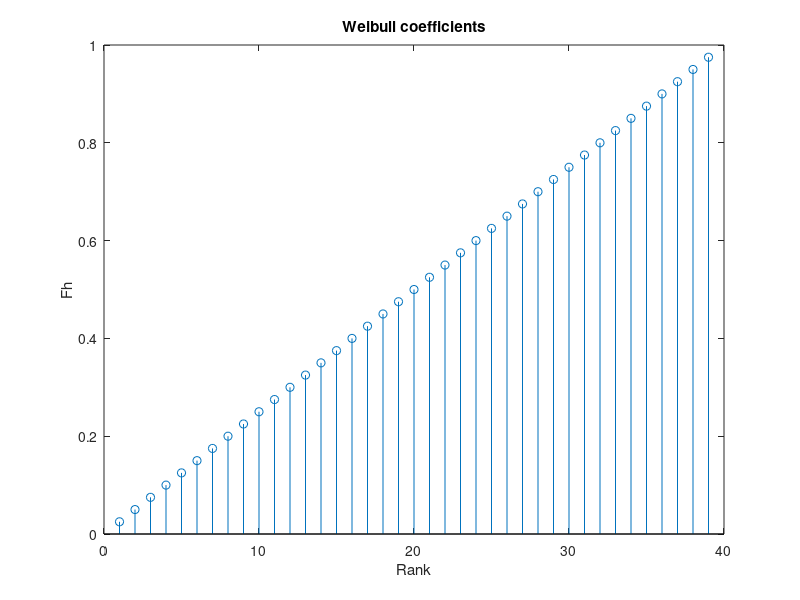
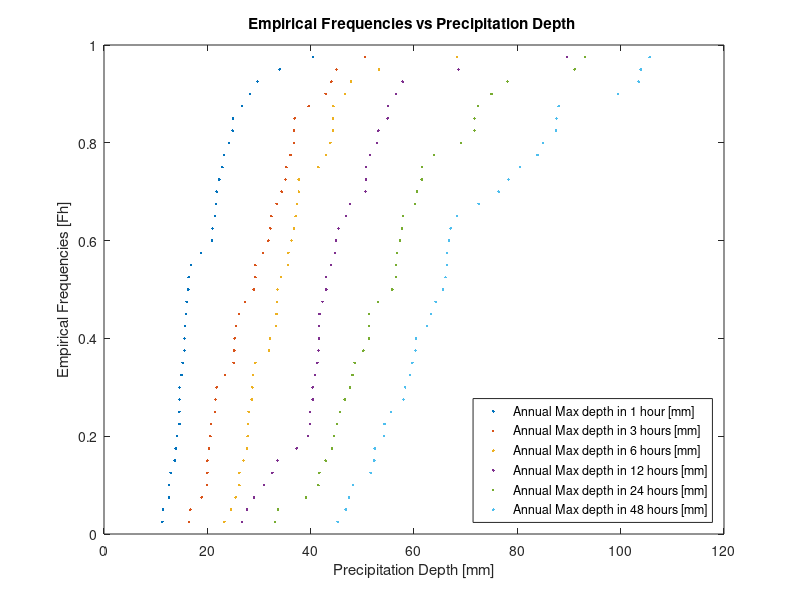
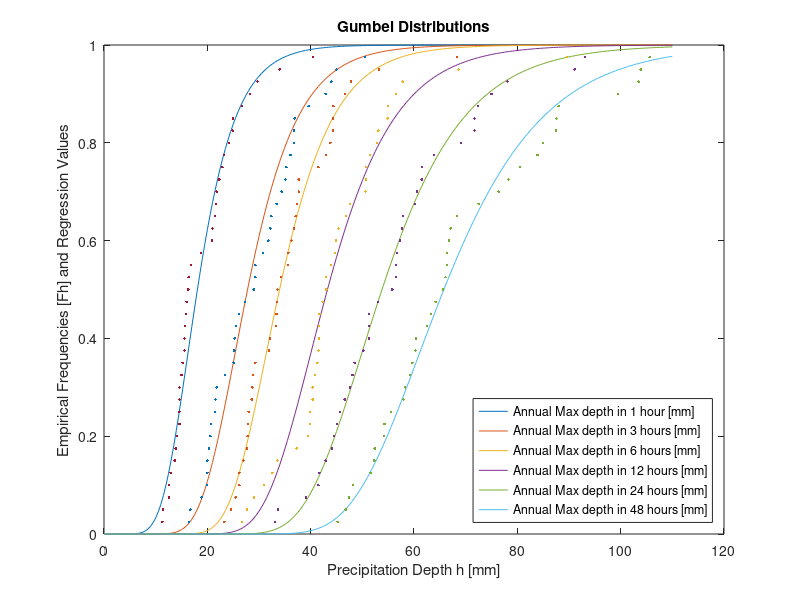
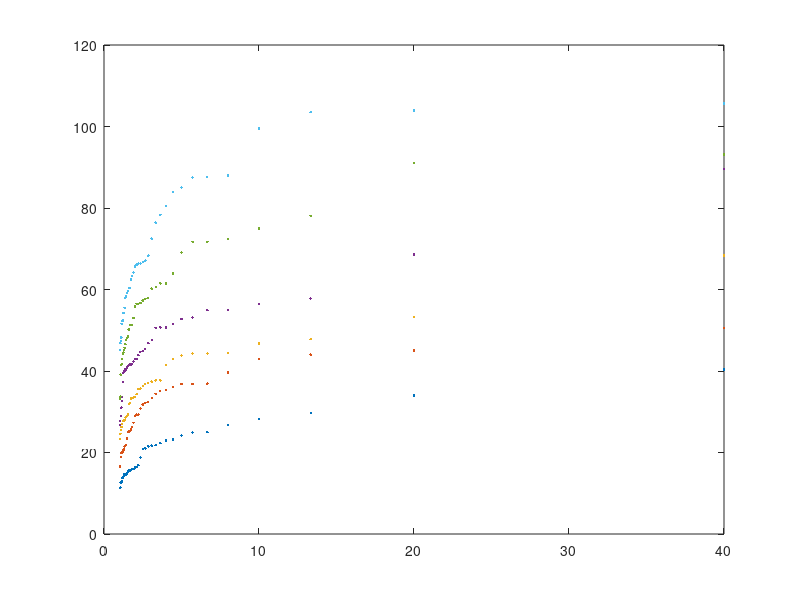

Reproduce these figures in MATLAB, in order.
% -------------------------------------------------------------------------
% Course: Hydrology for Engineers
% Assignment 1
% Part 2: Fit a Gumbel distribution and calculate critical rainfall depths
% -------------------------------------------------------------------------

clear variables %clear the workspace variables
close all %close alla figures
clc %clear the command window

% -------------------------------------------------------------------------
% # 1: Compute the Weibull plotting position
% -------------------------------------------------------------------------
%% (1) Computing Fh nd YF
% import the data from Part1 using the function load
load assignment1_output_part1.mat

% sorting data columns by amplitude
sortedAnnualMax = sort(AnnualMax,1, 'ascend');
sortedAnnualMax;

%% Computing Weibull coefficients 

% initializing empty vector
Fh = zeros([size(sortedAnnualMax, 1),1]);

% computing frequency : Fh = i/(N+1)
sz = size(Fh,1);
for c = 1:sz
    Fh(c) = c/ (sz + 1);
end
Fh;

%% Plotting Weibull coefficients 
figure(21)
stem(Fh)
title('Weibull coefficients')
xlabel('Rank') 
ylabel('Fh') 

%% computing reduced variable YF

YF = -log(-log(Fh));

% Plot of Fh vs h
% for first column
figure(22)
plot(sortedAnnualMax(), Fh, '.');
title('Empirical Frequencies vs Precipitation Depth ')
xlabel('Precipitation Depth [mm]') 
ylabel('Empirical Frequencies [Fh]')
legend({'Annual Max depth in 1 hour [mm]','Annual Max depth in 3 hours [mm]', ...
      'Annual Max depth in 6 hours [mm]','Annual Max depth in 12 hours [mm]', ...
      'Annual Max depth in 24 hours [mm]','Annual Max depth in 48 hours [mm]',}, ...
      'Location','southeast')

%% (2) Fitting Gumbel curve
% method of moments
% calculating means and standard deviation for each duration 
std_vect = std(AnnualMax);
mean_vect = mean(AnnualMax);

%defining variables 
GumbelParMoments = zeros(2,6);
m = length(std_vect);

for k = 1:m
    alpha = pi/(std_vect(k)*sqrt(6));
    mu = mean_vect(k)-0.5772/alpha;

    GumbelParMoments(1,k) = alpha;
    GumbelParMoments(2,k) = mu;
end 
GumbelParMoments;
%%
% Gumbel method
GumbelPar = zeros(2,6);
m = length(std_vect);

mu_YF = mean(YF);
sigma_YF = std(YF);

% Defining paramaters 
for k = 1:m
    alphaG = sigma_YF/std_vect(k);
    muG = mean_vect(k)-(mu_YF/sigma_YF)*std_vect(k);
    
    GumbelPar(1,k) = alphaG;
    GumbelPar(2,k) = muG;
end
GumbelPar;

%% (3)Compute analytical Gumbel distributions

n = 0:0.5:110;%TO-DO : revoir si on veut pas partir à 1 plutôt...?  % selon les graphe du cours, mieux de partir à 0 MMG               
m = length(n);
GumbelCompute = zeros(m,6);
GumbelComputeMoments = zeros(m,6);

for k = 1:m
    for l = 1:6
       GumbelCompute(k,l) = exp(-exp(-GumbelPar(1,l)*(n(k)-GumbelPar(2,l))));
       GumbelComputeMoments(k,l) = exp(-exp(-GumbelParMoments(1,l)*(n(k)-GumbelParMoments(2,l))));
    end 
end 


%% (4) Plot 

figure(23)
plot(n, GumbelComputeMoments)
title('Gumbel Distributions')
xlabel('Precipitation Depth h [mm]') 
ylabel('Empirical Frequencies [Fh] and Regression Values')
legend({'Annual Max depth in 1 hour [mm]','Annual Max depth in 3 hours [mm]', ...
        'Annual Max depth in 6 hours [mm]','Annual Max depth in 12 hours [mm]', ...
        'Annual Max depth in 24 hours [mm]','Annual Max depth in 48 hours [mm]',}, ...
        'Location','southeast')

hold on 
plot(sortedAnnualMax(), Fh, '.');
legend({'Annual Max depth in 1 hour [mm]','Annual Max depth in 3 hours [mm]', ...
        'Annual Max depth in 6 hours [mm]','Annual Max depth in 12 hours [mm]', ...
        'Annual Max depth in 24 hours [mm]','Annual Max depth in 48 hours [mm]',}, ...
        'Location','southeast')
% TO-DO : set the same colors to both plot elements 1 to 1 (regressions and
% points) i.e. the points corresponding to a regression curve should have
% the same color


%% (5) Th and h

%computing return period

q = length(Fh);
Weibull_T = zeros(q,1);

for k = 1:q
    Weibull_T(k) = 1/(1-Fh(k));
end 
Weibull_T;

% inverting Gumbel distribution 

T = zeros(221,6);
for k = 1:221
    for l = 1:6
        T(k,l) = 1/(1+GumbelCompute(k,l));
    end 
end 



figure(24)
n = 1:39;
m = 0:0.5:110;
plot(Weibull_T, sortedAnnualMax(),'.')

figure(25)
plot(T,m)

